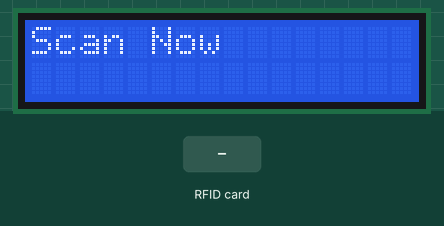
Recording of a sketch running on a simulated ESP8266 (NodeMCU). Shown: 16×2 character LCD. The inputs (shaded band) are chosen by the test bench. WiFi joins after 1.5 s; servers stay silent unless stated; uploads are accepted with an empty reply; what the sketch prints to the serial monitor is not drawn.

Above: at 2.8 s.
2.9 s: RFID card 12 34 56 78 held to the reader
At 3.08 s:
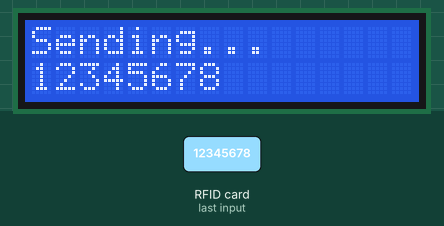
4.8 s: RFID card 5E 7A 19 C4 held to the reader
At 4.97 s:
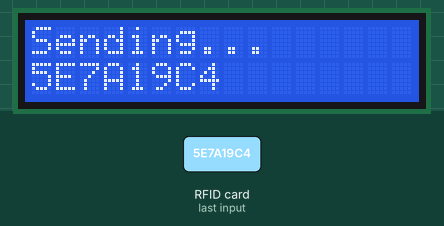
Timing chart, 0 to 7.8 s (numbered marks = the images above; inputs shaded):
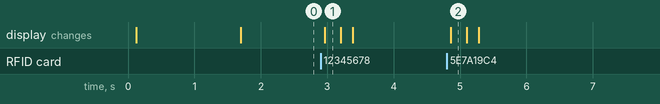

Measured:
- after the input at 2.9 s, the display: changes after 0.06 s (image 1)
- after the input at 4.8 s, the display: changes after 0.06 s (image 2)

The sketch:

rfid.ino
```cpp
#include <Wire.h>
#include <SPI.h>
#include <MFRC522.h>
#include <ESP8266WiFi.h>
#include <ESP8266HTTPClient.h>
#include <WiFiClientSecure.h>
#include <LiquidCrystal_I2C.h>

// ---------------- CONFIG ----------------
const char* WIFI_SSID     = "Nikhil";
const char* WIFI_PASSWORD = "12345678";

// Your Cloudflare Worker URL (from earlier)
const String WORKER_URL = "https://smart-iot-attendance-manager.sevennidinesh.workers.dev/?uid=";

// ---------------- HARDWARE PINS ----------------
// MFRC522 wiring (recommended):
// SDA(SS) -> D4
// SCK     -> D5
// MOSI    -> D7
// MISO    -> D6
// RST     -> D3
// 3.3V    -> 3.3V
// GND     -> GND
#define RST_PIN D3
#define SS_PIN  D8

MFRC522 mfrc522(SS_PIN, RST_PIN);
LiquidCrystal_I2C lcd(0x27, 16, 2);

// ---------------- STATE ----------------
unsigned long lastReconnectAttempt = 0;
const unsigned long WIFI_RECONNECT_INTERVAL = 7000; // try reconnect every 7s if disconnected

String lastUID = "";
unsigned long lastUIDtime = 0;
const unsigned long DEBOUNCE_MS = 2000; // ignore same UID within 2s

// ---------------- HELPERS ----------------
void connectWiFiOnce(unsigned long timeoutMs = 10000) {
  if (WiFi.status() == WL_CONNECTED) return;

  WiFi.mode(WIFI_STA);
  WiFi.setSleepMode(WIFI_NONE_SLEEP); // reduce disconnects
  WiFi.begin(WIFI_SSID, WIFI_PASSWORD);

  unsigned long start = millis();
  Serial.print("Connecting WiFi");
  while (WiFi.status() != WL_CONNECTED && millis() - start < timeoutMs) {
    delay(150); Serial.print(".");
  }
  Serial.println();

  if (WiFi.status() == WL_CONNECTED) {
    Serial.println("WiFi connected: " + WiFi.localIP().toString());
    lcd.clear();
    lcd.setCursor(0,0);
    lcd.print("WiFi OK");
  } else {
    Serial.println("WiFi failed");
    lcd.clear();
    lcd.setCursor(0,0);
    lcd.print("WiFi Fail");
  }
}

// safe small LCD update without clearing whole screen
void lcdStatus(const char *line1, const char *line2 = "") {
  lcd.setCursor(0,0);
  lcd.print("                "); // 16 spaces to blank
  lcd.setCursor(0,0);
  lcd.print(line1);
  lcd.setCursor(0,1);
  lcd.print("                ");
  lcd.setCursor(0,1);
  lcd.print(line2);
}

// read UID as hex string with leading zeros (no spaces)
String readUID() {
  String uid = "";
  for (byte i = 0; i < mfrc522.uid.size; i++) {
    if (mfrc522.uid.uidByte[i] < 0x10) uid += "0";
    uid += String(mfrc522.uid.uidByte[i], HEX);
  }
  uid.toUpperCase();
  return uid;
}

// ---------------- SEND ----------------
void sendToWorker(const String &uid) {
  if (WiFi.status() != WL_CONNECTED) {
    Serial.println("sendToWorker: WiFi not connected");
    lcdStatus("WiFi Lost", uid.c_str());
    return;
  }

  // Use secure client to talk to Cloudflare Worker (trusted certs)
  WiFiClientSecure client;
  client.setInsecure(); // Cloudflare certs acceptable; saves pain on ESP

  HTTPClient https;
  String url = WORKER_URL + uid;

  Serial.println("Request URL:");
  Serial.println(url);

  if (!https.begin(client, url)) {
    Serial.println("HTTP begin failed");
    lcdStatus("Begin Err", "");
    return;
  }

  https.setTimeout(4000); // reasonable timeout for internet variability
  int code = https.GET();
  Serial.println("HTTP Code: " + String(code));

  if (code == HTTP_CODE_OK) {
    String resp = https.getString();
    Serial.println("Response: " + resp);

    // show short response on LCD
    String show = resp;
    if (show.length() > 16) show = show.substring(0,16);
    lcdStatus(show.c_str(), uid.c_str());

  } else {
    Serial.println("HTTP ERROR: " + String(code));
    lcdStatus("ERR", String(code).c_str());
  }

  https.end();
}

// ---------------- SETUP ----------------
void setup() {
  Serial.begin(115200);
  delay(50);
  Wire.begin(D2, D1);
  lcd.init();
  lcd.backlight();
  lcd.print("Booting...");

  // connect WiFi once (non-blocking approach later)
  connectWiFiOnce(5000);

  SPI.begin();
  mfrc522.PCD_Init();
  Serial.println("RFID ready");

  lcd.clear();
  lcd.setCursor(0,0);
  lcd.print("Scan Now");
}

// ---------------- MAIN LOOP ----------------
void loop() {
  // keep WiFi alive: reconnect if disconnected, but don't spin too often
  if (WiFi.status() != WL_CONNECTED) {
    if (millis() - lastReconnectAttempt > WIFI_RECONNECT_INTERVAL) {
      lastReconnectAttempt = millis();
      Serial.println("WiFi down - trying reconnect...");
      connectWiFiOnce(7000);
    }
  }

  // check for new card
  if (!mfrc522.PICC_IsNewCardPresent()) return;
  if (!mfrc522.PICC_ReadCardSerial()) return;

  String uid = readUID();
  unsigned long now = millis();

  Serial.println("UID: " + uid);

  // debounce duplicates
  if (uid == lastUID && (now - lastUIDtime) < DEBOUNCE_MS) {
    Serial.println("Ignored duplicate scan");
    // still halt to prevent card double-read
    mfrc522.PICC_HaltA();
    mfrc522.PCD_StopCrypto1();
    return;
  }

  lastUID = uid;
  lastUIDtime = now;

  // quick UI
  lcdStatus("Sending...", uid.c_str());

  // send (blocking network call but short timeout)
  sendToWorker(uid);

  // halt card so it won't re-read immediately
  mfrc522.PICC_HaltA();
  mfrc522.PCD_StopCrypto1();

  // small cooldown so LCD + sheet have time to show results
  delay(150);
  lcdStatus("Scan Now", "");
}
```
